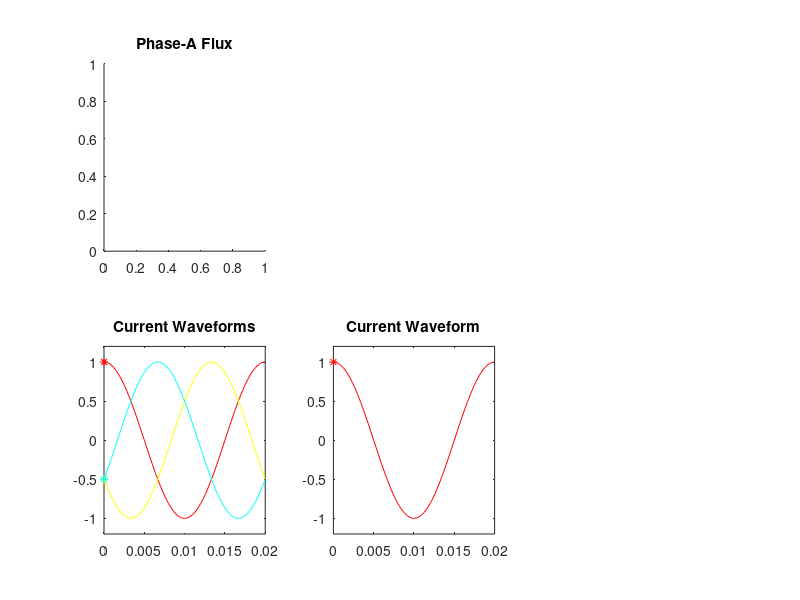

The MATLAB source for this figure: (Note: this script raises an error after producing the figure.)
global gamma c ph col r1 r2 r3;
% calc_ind_sim.m
% Written October 1998 by T Green
% Draws images of flux distributions in air-gap of induction machine
% {Probably too slow to form useful animation}
% Animate these images later with script ind-sim.m
% Uses plot_i, plot_f

n_frames=36;
seq=-1;
clear Mi1 Mi3 Mi Mft Mr Mb My;
r1=0.9;
r2=1.1;
r3=1.25;
phi_r=0;
phi_y=-seq*2*pi/3;
phi_b=seq*2*pi/3;
gamma_r=1e-8;
gamma_y=+2*pi/3;
gamma_b=-2*pi/3;
gamma=[gamma_r,gamma_y,gamma_b];
ph=['r';'y';'c';'w'];
col=[1,0,0;1,1,0;0,0.86,0.86;0,0,0];
midgrey=[0.5,0.5,0.5];
Hf1=gcf;
set(Hf1,'Position', [50 100 900 600]);
n=100;
c=exp(j*(0:n)/n*pi*2);
f=50;

nt=100;
t=(0:nt)/nt/f;
ir=cos(2*pi*f*t+phi_r);
iy=cos(2*pi*f*t+phi_y);
ib=cos(2*pi*f*t+phi_b);
i=[ir;iy;ib];

%current for three phase case
subplot(2,3,4)
cla
plot(t,i(1,:),ph(1));
axis([0 0.02 -1.2 +1.2])
hold on
plot(t,i(2,:),ph(2));
plot(t,i(3,:),ph(3));

%current for single phase case
subplot(2,3,5)
cla
plot(t,i(1,:),ph(1));
axis([0 0.02 -1.2 +1.2])
hold on

for l=0:(n_frames-1);
   
   t=1/f*l/n_frames;
   ir=cos(2*pi*f*t+phi_r);
   iy=cos(2*pi*f*t+phi_y);
   ib=cos(2*pi*f*t+phi_b);
   i=[ir,iy,ib];
   
   H=subplot(2,3,4);
   set(H,'color',midgrey)
   title('Current Waveforms')
   plot(t,i(1),[ph(1),'*']);
	plot(t,i(2),[ph(2),'*']);
	plot(t,i(3),[ph(3),'*']);
   Mi3(:,(l+1))=getframe;
   
   H=subplot(2,3,5);
   set(H,'color',midgrey)
   title('Current Waveform')
   plot(t,i(1),[ph(1),'*']);
   Mi1(:,(l+1))=getframe;

   phase=1;
	H=subplot(2,3,phase);
   cla
   set(H,'color',midgrey)
   title('Phase-A Flux')
   plot_i(phase,i(phase));
   plot_f(phase,i(phase));
   axis([-1.5 1.5 -1.5 1.5])
   Mr(:,(l+1))=getframe;
   
   phase=2;
	H=subplot(2,3,phase);
   cla
   set(H,'color',midgrey)
   title('Phase-B Flux')
   plot_i(phase,i(phase));
   plot_f(phase,i(phase));
   axis([-1.5 1.5 -1.5 1.5])
   My(:,(l+1))=getframe;
   
   phase=3;
	H=subplot(2,3,phase);
   cla
   set(H,'color',midgrey)
   title('Phase-C Flux')
   plot_i(phase,i(phase));
   plot_f(phase,i(phase));
   axis([-1.5 1.5 -1.5 1.5])
   Mb(:,(l+1))=getframe;
   
	H=subplot(2,3,6);
   cla
   set(H,'color',midgrey)
   title('Total Flux')
	plot_i(1,i(1));
   plot_i(2,i(2));
   plot_i(3,i(3));
   axis([-1.5 1.5 -1.5 1.5])
   plot_tf(seq*2*pi*f*t);
   plot_vec(i);
   Mft(:,(l+1))=getframe;
   
   %H=subplot(2,3,6);
   %set(H,'color',[0.5,0.5,0.5])
   %cla
   %plot_vec(i);
   %title('Flux Vectors')
	%axis([-1.6 1.6 -1.6 1.6])
	%Mvec(:,(l+1))=getframe;
end